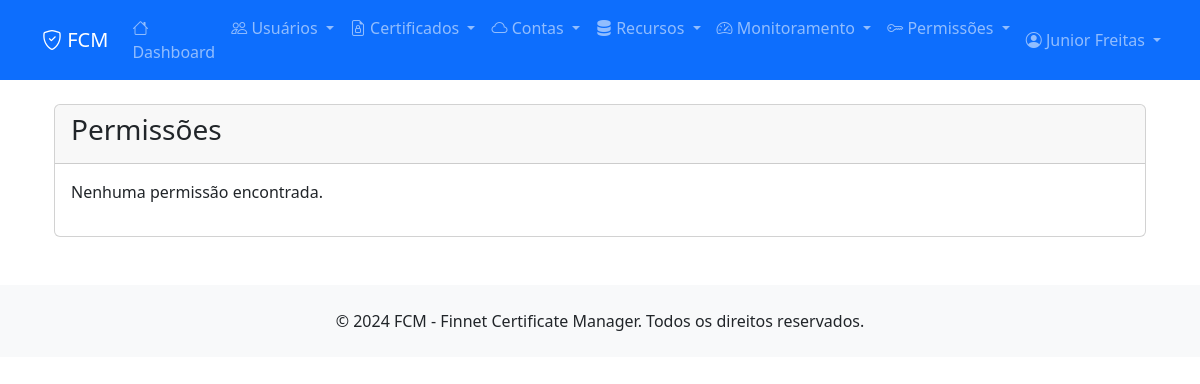
Before: /permissions/permissions/ (signed in) with the older database file.
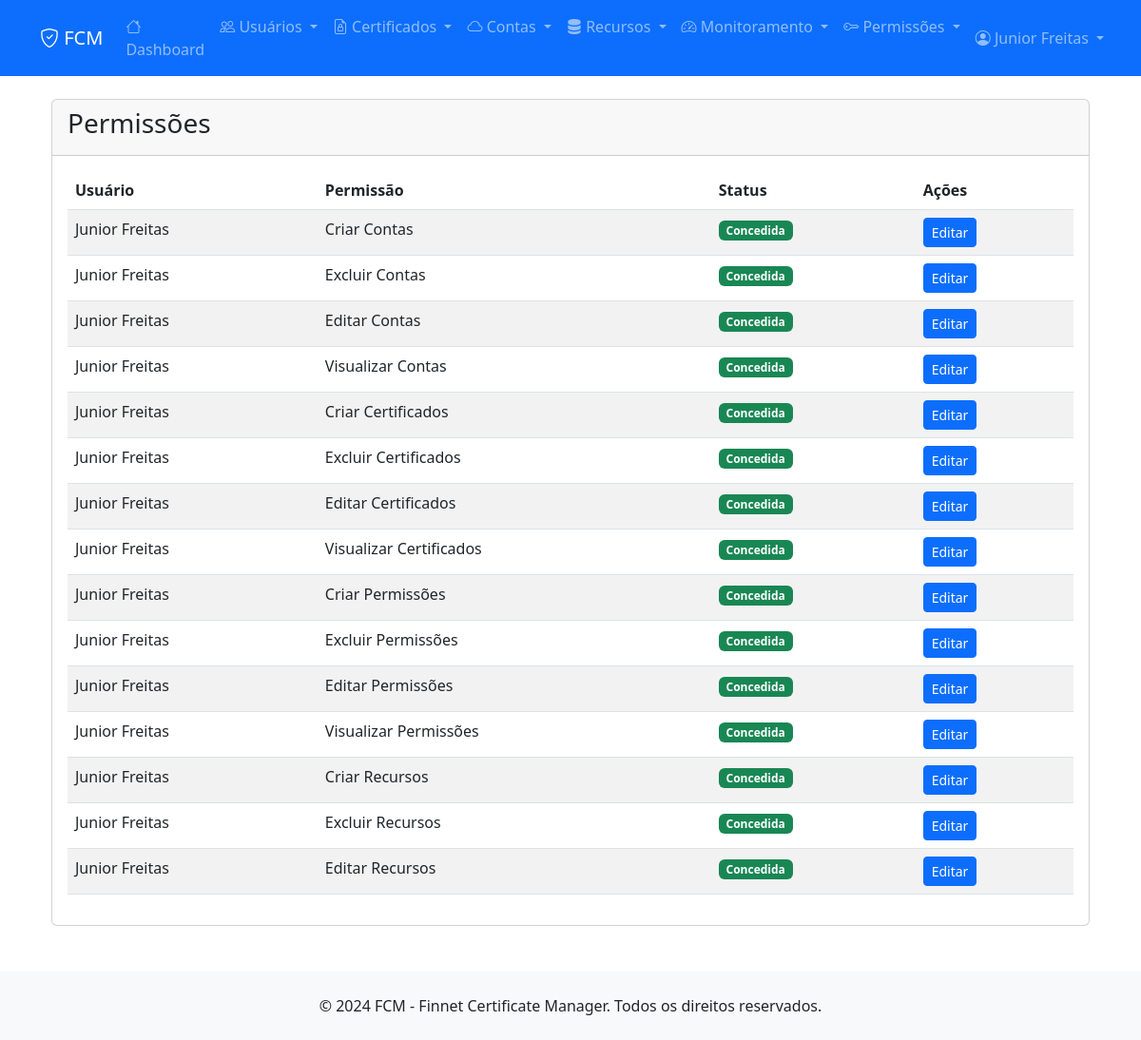
After: the same page with the newer database file.
### apps/permissions/models.py (models this page shows, shortened)
class Permission(models.Model):
    PERMISSION_CHOICES = [
        ('users_create', 'Criar Usuários'),
        ('users_edit', 'Editar Usuários'),
        ('users_delete', 'Excluir Usuários'),
        ('users_view', 'Visualizar Usuários'),
        ('certificates_create', 'Criar Certificados'),
        ('certificates_edit', 'Editar Certificados'),
        ('certificates_delete', 'Excluir Certificados'),
        ('certificates_view', 'Visualizar Certificados'),
        ('accounts_create', 'Criar Contas'),
        ('accounts_edit', 'Editar Contas'),
        ('accounts_delete', 'Excluir Contas'),
        ('accounts_view', 'Visualizar Contas'),
        ('resources_create', 'Criar Recursos'),
        ('resources_edit', 'Editar Recursos'),
        ('resources_delete', 'Excluir Recursos'),
        ('resources_view', 'Visualizar Recursos'),
        ('permissions_create', 'Criar Permissões'),
        ('permissions_edit', 'Editar Permissões'),
        ('permissions_delete', 'Excluir Permissões'),
        ('permissions_view', 'Visualizar Permissões'),
    ]
    id = models.CharField(max_length=255, primary_key=True)
    user = models.ForeignKey(User, on_delete=models.CASCADE, verbose_name='Usuário')
    permission_type = models.CharField(max_length=50, choices=PERMISSION_CHOICES, verbose_name='Tipo de Permissão')
    granted = models.BooleanField(default=True, verbose_name='Concedida')
    data_cad = models.DateTimeField(default=timezone.now, verbose_name='Data de Cadastro')
    usu_cad = models.CharField(max_length=255, verbose_name='Usuário de Cadastro')
    data_atu = models.DateTimeField(null=True, blank=True, verbose_name='Data de Atualização')
    usu_atu = models.CharField(max_length=255, null=True, blank=True, verbose_name='Usuário de Atualização')
    class Meta:
        db_table = 'permissions'
        verbose_name = 'Permissão'
        verbose_name_plural = 'Permissões'
        unique_together = ['user', 'permission_type']
        ordering = ['user__nome', 'permission_type']

### apps/users/models.py (models this page shows, shortened)
class User(AbstractUser):
    STATUS_CHOICES = [
        (0, 'Ativo'),
        (1, 'Inativo'),
    ]
    id = models.CharField(max_length=255, primary_key=True)
    nome = models.CharField(max_length=255, verbose_name='Nome')
    email = models.EmailField(unique=True, verbose_name='Email')
    status = models.IntegerField(choices=STATUS_CHOICES, default=0, verbose_name='Status')
    data_cad = models.DateTimeField(default=timezone.now, verbose_name='Data de Cadastro')
    usu_cad = models.CharField(max_length=255, verbose_name='Usuário de Cadastro', blank=True)
    data_atu = models.DateTimeField(null=True, blank=True, verbose_name='Data de Atualização')
    usu_atu = models.CharField(max_length=255, null=True, blank=True, verbose_name='Usuário de Atualização')
    username = None
    first_name = None
    last_name = None
    USERNAME_FIELD = 'email'
    REQUIRED_FIELDS = ['nome']
    objects = UserManager()
    class Meta:
        db_table = 'users'
        verbose_name = 'Usuário'
        verbose_name_plural = 'Usuários'

### apps/permissions/views.py (the view)
# urls.py: path('permissions/', views.permission_list, name='permission_list'),
@login_required
def permission_list(request):
    permissions = Permission.objects.select_related('user').order_by('user__nome', 'permission_type')
    search_form = PermissionSearchForm(request.GET)
    if search_form.is_valid():
        if search_form.cleaned_data['user']:
            permissions = permissions.filter(user=search_form.cleaned_data['user'])
        if search_form.cleaned_data['permission_type']:
            permissions = permissions.filter(permission_type=search_form.cleaned_data['permission_type'])
        if search_form.cleaned_data['granted']:
            granted = search_form.cleaned_data['granted'] == 'true'
            permissions = permissions.filter(granted=granted)
    search = request.GET.get('search')
    if search:
        permissions = permissions.filter(
            Q(user__nome__icontains=search) |
            Q(user__email__icontains=search) |
            Q(permission_type__icontains=search)
        )
    paginator = Paginator(permissions, 15)
    page_number = request.GET.get('page')
    page_obj = paginator.get_page(page_number)
    context = {
        'page_obj': page_obj,
        'search_form': search_form,
        'search': search,
        'total_permissions': permissions.count(),
    }
    return render(request, 'permissions/permission_list.html', context)

### templates/permissions/permission_list.html (shortened to what this page needs)
{% extends 'base.html' %}
{% load crispy_forms_tags %}
{% block content %}
<div class="container-fluid">
    <div class="row">
        <div class="col-12">
            <div class="card">
                <div class="card-header">
                    <h3 class="card-title">Permissões</h3>
                </div>
                <div class="card-body">
                    {% if page_obj %}
                        <div class="table-responsive">
                            <table class="table table-striped">
                                <thead>
                                    <tr>
                                        <th>Usuário</th>
                                        <th>Permissão</th>
                                        <th>Status</th>
                                        <th>Ações</th>
                                    </tr>
                                </thead>
                                <tbody>
                                    {% for permission in page_obj %}
                                    <tr>
                                        <td>{{ permission.user.nome }}</td>
                                        <td>{{ permission.get_permission_type_display }}</td>
                                        <td>
                                            {% if permission.granted %}
                                                <span class="badge bg-success">Concedida</span>
                                            {% else %}
                                                <span class="badge bg-danger">Negada</span>
                                            {% endif %}
                                        </td>
                                        <td>
                                            <a href="#" class="btn btn-sm btn-primary">Editar</a>
                                        </td>
                                    </tr>
                                    {% endfor %}
                                </tbody>
                            </table>
                        </div>
                    {% else %}
                        <p>Nenhuma permissão encontrada.</p>
                    {% endif %}
                </div>
            </div>
        </div>
    </div>
</div>
{% endblock %}

Changed rows visible on the page:
added Permission: user.nome "Junior Freitas", permission_type "Criar Contas", granted "Concedida"
added Permission: user.nome "Junior Freitas", permission_type "Excluir Contas", granted "Concedida"
added Permission: user.nome "Junior Freitas", permission_type "Editar Contas", granted "Concedida"
added Permission: user.nome "Junior Freitas", permission_type "Visualizar Contas", granted "Concedida"
added Permission: user.nome "Junior Freitas", permission_type "Criar Certificados", granted "Concedida"
added Permission: user.nome "Junior Freitas", permission_type "Excluir Certificados", granted "Concedida"
added Permission: user.nome "Junior Freitas", permission_type "Editar Certificados", granted "Concedida"
added Permission: user.nome "Junior Freitas", permission_type "Visualizar Certificados", granted "Concedida"
added Permission: user.nome "Junior Freitas", permission_type "Criar Permissões", granted "Concedida"
added Permission: user.nome "Junior Freitas", permission_type "Excluir Permissões", granted "Concedida"
added Permission: user.nome "Junior Freitas", permission_type "Editar Permissões", granted "Concedida"
added Permission: user.nome "Junior Freitas", permission_type "Visualizar Permissões", granted "Concedida"
added Permission: user.nome "Junior Freitas", permission_type "Criar Recursos", granted "Concedida"
added Permission: user.nome "Junior Freitas", permission_type "Excluir Recursos", granted "Concedida"
added Permission: user.nome "Junior Freitas", permission_type "Editar Recursos", granted "Concedida"
Other visible differences:
text no longer shown: "Nenhuma permissão encontrada."
text now shown: "Usuário Permissão Status Ações"
